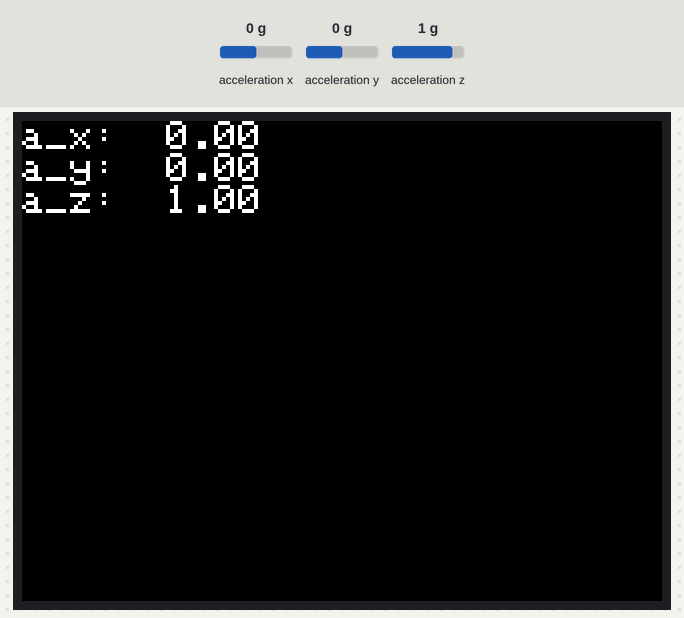
A sketch run on a simulated ESP32. Shown: 320×240 colour display. The test bench sets the inputs (shaded band); at power-on: acceleration x 0 g, acceleration y 0 g, acceleration z 1 g.

Above: at 1.3 s.
1.4 s: acceleration x set to -1.4 g
At 2.5 s:
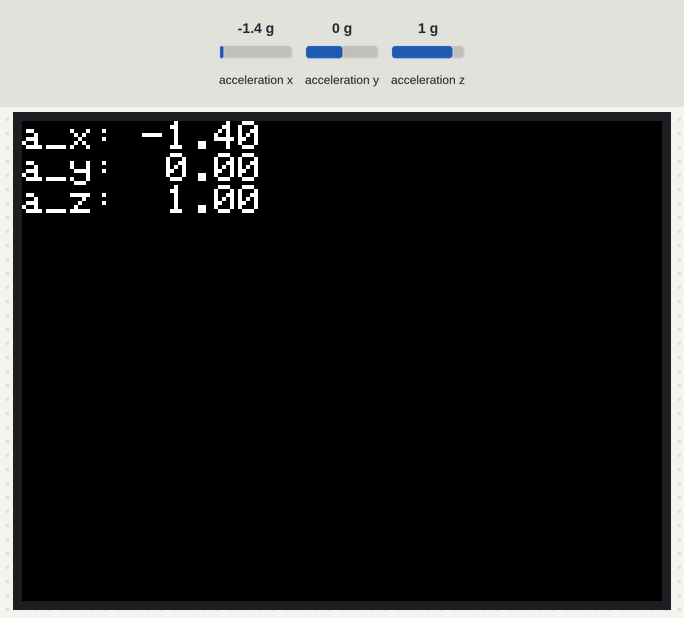
3.0 s: acceleration y set to -1.4 g
At 3.8 s:
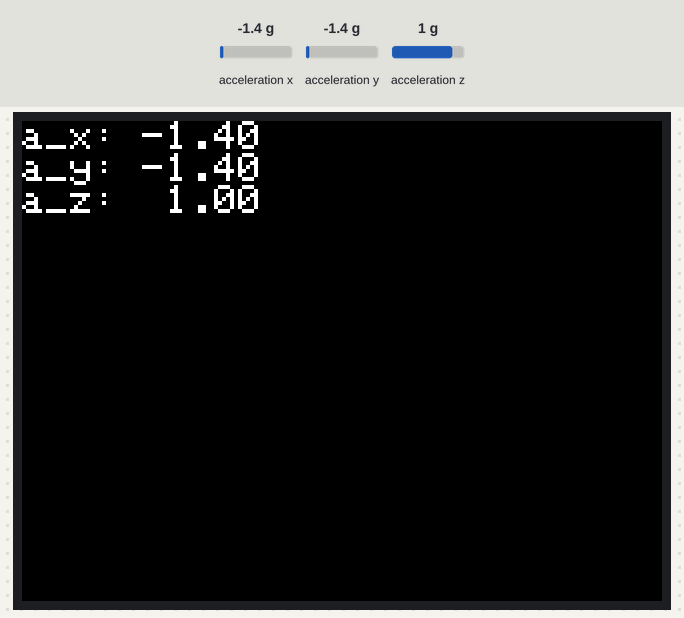
4.6 s: acceleration z set to -1.4 g
At 5.0 s:
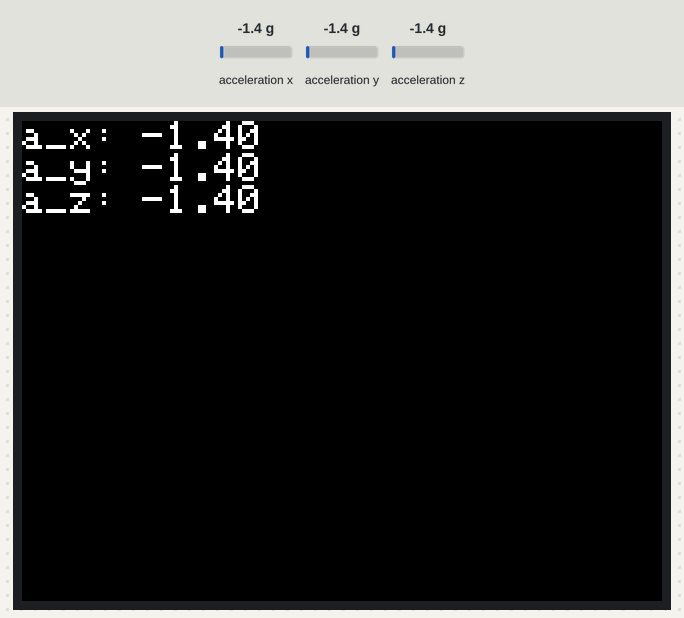
6.2 s: acceleration x set to -0.8 g
At 7.5 s:
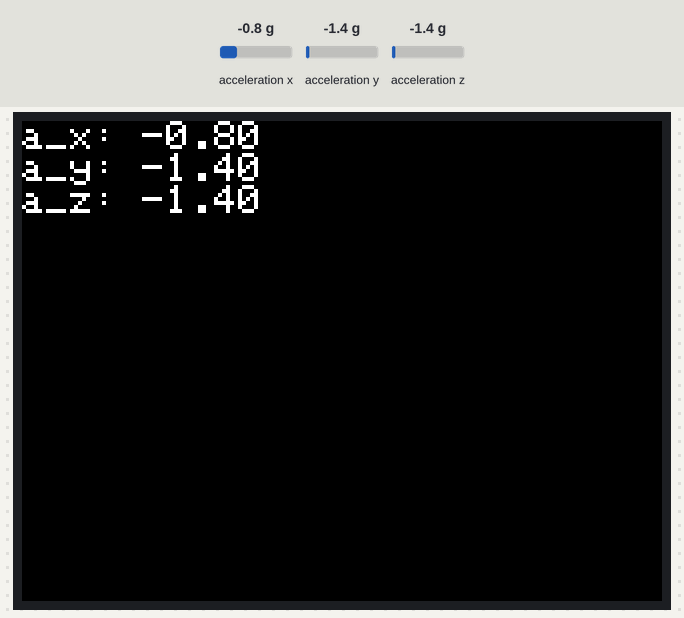
Timing chart, 0 to 8.8 s (numbered marks = the images above; inputs shaded):
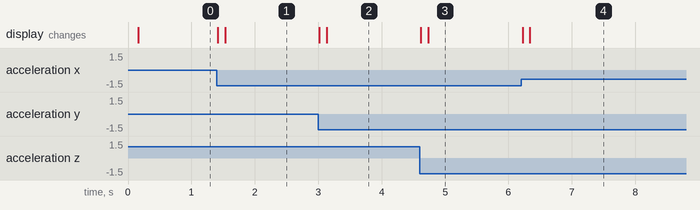

The sketch:

displacement.ino
```cpp
#define M5STACK_MPU6886

#include <vector>
#include <queue>
#include <M5Stack.h>


std::vector<float> get_acc(){
    std::vector<float> acc(3);
    M5.IMU.getAccelData(&acc[0], &acc[1], &acc[2]);
    return acc;
}

void print_acc(const std::vector<float> &acc){
    M5.Lcd.setCursor(0,0);
    M5.Lcd.printf("a_x:%6.2f\na_y:%6.2f\na_z:%6.2f", acc[0], acc[1], acc[2]);
}

std::vector<float> q_mean(std::queue<std::vector<float>> q){

    int q_size = q.size();
    int v_size = q.front().size();

    std::vector<float> mean(v_size, 0), tmp(v_size);

    for(int i=0;i<q_size;i++){
        tmp = q.front();
        q.pop();
        for(int j=0;j<v_size;j++) mean[j] += tmp[j];
    }

    for(int i=0;i<v_size;i++) mean[i] /= q_size;

    return mean;
}

void update_q(std::queue<std::vector<float>> &q){
    q.pop();
    q.push(get_acc());
}

std::queue<std::vector<float>> accq;

void setup(){
    M5.begin();
    M5.Power.begin();
    M5.IMU.Init();
    M5.Lcd.setTextSize(2);
    for(int i=0;i<10;i++) accq.push(get_acc());
}

void loop(){
    update_q(accq);
    print_acc(q_mean(accq));
    delay(1);
}
```

Measured:
- after the input at 1.4 s, the display: first changes at once (image 1 shows a later state)
- after the input at 3.0 s, the display: first changes at once (image 2 shows a later state)
- after the input at 4.6 s, the display: first changes at once (image 3 shows a later state)
- after the input at 6.2 s, the display: first changes at once (image 4 shows a later state)
